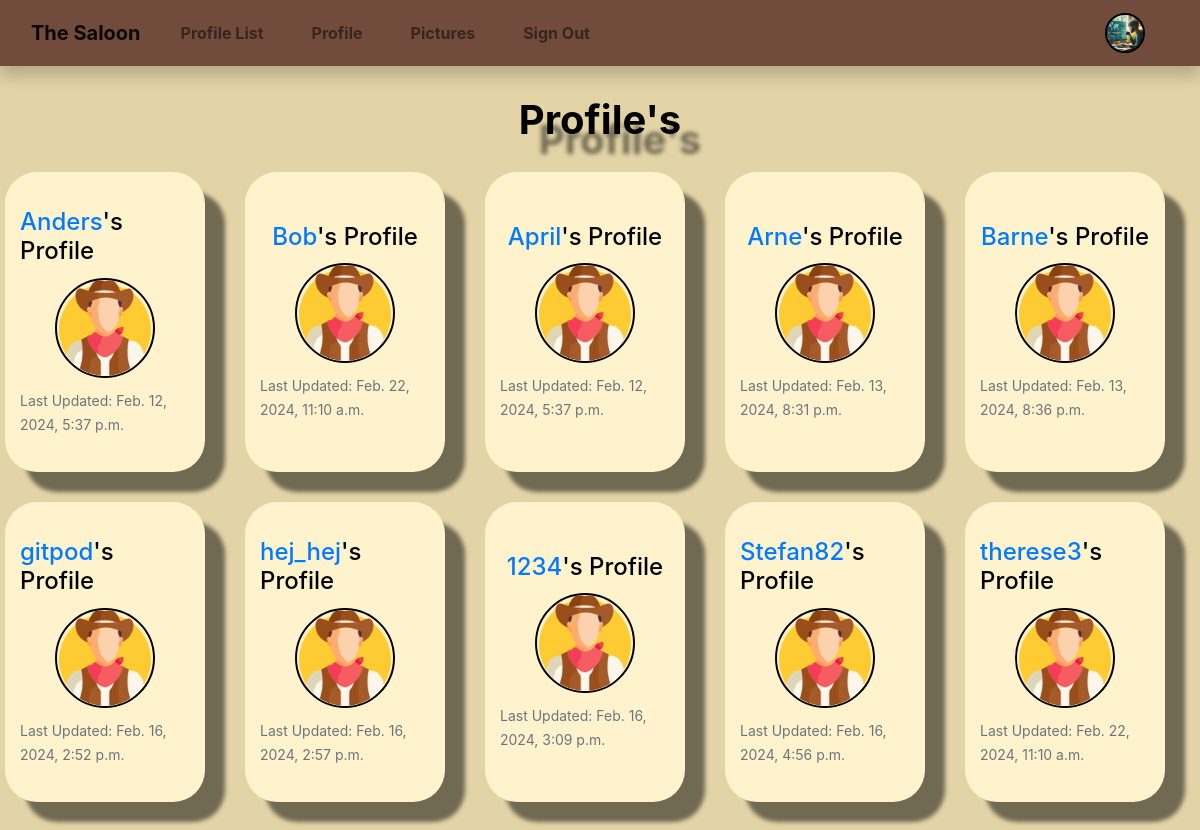
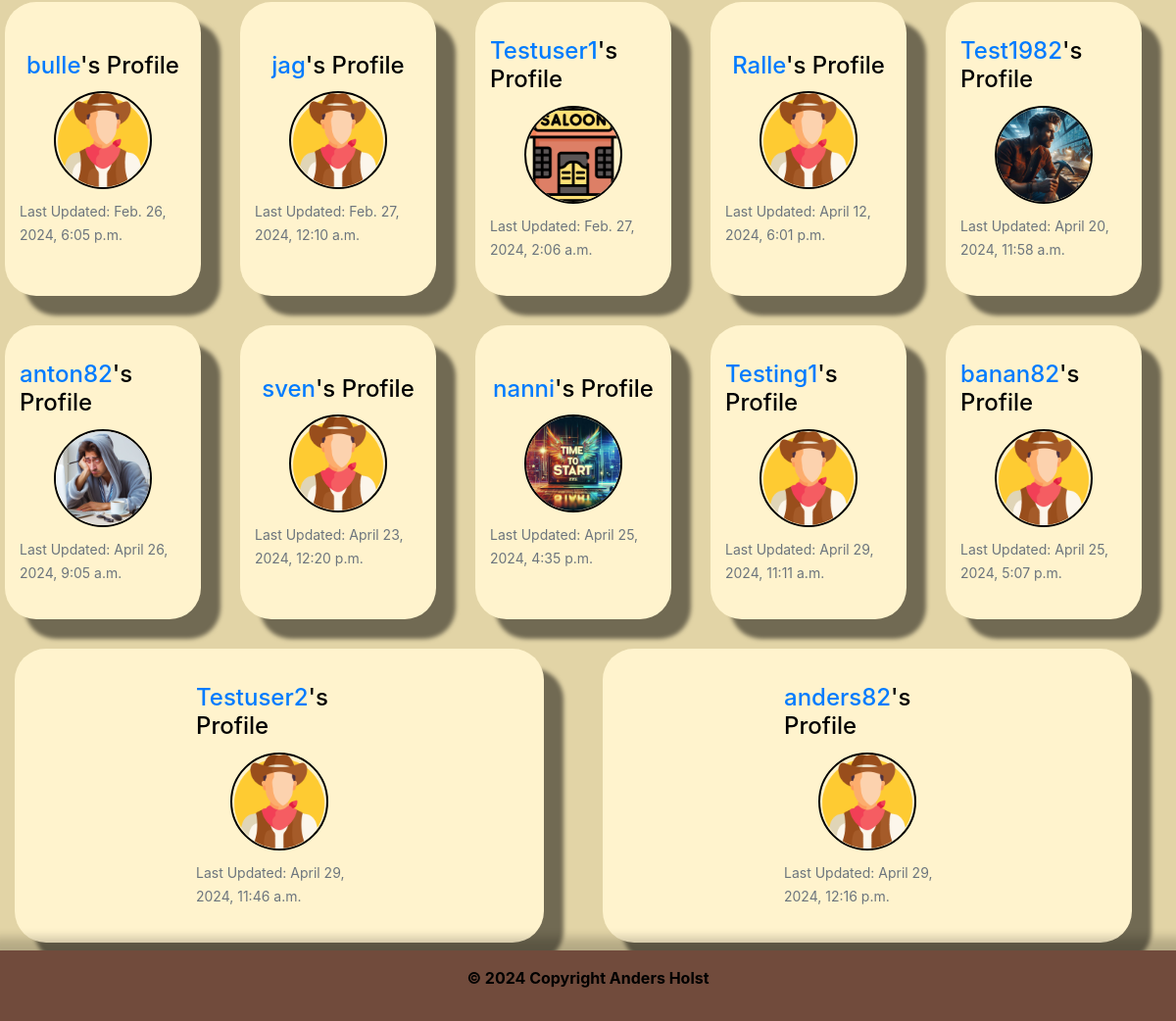
The app's page /profile_list/ (signed in) with its own data (2 pictures, top to bottom).
### the_saloon/models.py (models this page shows, shortened)
class Profile(models.Model):
    user = models.OneToOneField(User, on_delete=models.CASCADE)
    follows = models.ManyToManyField(
        "self", related_name="followed_by", symmetrical=False, blank=True)
    date_modified = models.DateTimeField(auto_now=True)
    profile_image = models.ImageField(
        upload_to="media/image", null=True, blank=True)
    profile_bio = models.CharField(null=True, blank=True, max_length=500)
    facebook_link = models.CharField(null=True, blank=True, max_length=100)
    instagram_link = models.CharField(null=True, blank=True, max_length=100)
    linkedin_link = models.CharField(null=True, blank=True, max_length=100)
    youtube_link = models.CharField(null=True, blank=True, max_length=100)
    x_link = models.CharField(null=True, blank=True, max_length=100)

### the_saloon/views.py (the view)
# urls.py: path('profile_list/', views.profile_list, name='profile_list'),
def profile_list(request):
    if request.user.is_authenticated:
        profiles = Profile.objects.exclude(user=request.user)
        return render(request, 'profile_list.html', {"profiles": profiles})
    else:
        messages.success(request, ("You must login to see this page..."))
        return redirect('home')

### the_saloon/templates/profile_list.html
{% extends 'base.html' %}
{% load static %}
{% block content %}
<h1 class="list">Profile's</h1>
{% if profiles %}
<div class="row container-fluid">
{% for profile in profiles %}
<div class="list-container col-12 col-sm-12 col-md-6 col-lg-3 d-flex justify-content-center align-items-center">
 <div class="cont">
    <div class="container list">
      <div class="list-card d-flex flex-column justify-content-center align-items-center">
        <h5 class="card-title"><a href="{% url 'profile' profile.user.id %}">
          {{ profile.user.username }}</a>'s Profile</h5>
          {% if profile.profile_image %}
          <a href="{% url 'profile' profile.user.id %}">
              <img class="list img rounded-circle" src="{{ profile.profile_image.url }}"
              alt="{{ profile.user.username}}">
          </a>
          {% else %}
          <a href="{% url 'profile' profile.user.id %}">
              <img class="list profile rounded-circle" src="{% static 'images/cowboy.png' %}"
              alt="profile_image">
          </a>
          {% endif %}
          <p class="list card-text"><small class="text-muted">
          Last Updated: {{ profile.date_modified }}</small></p>
      </div>
    </div>
 </div>
</div>
{% endfor %}
</div>
{% endif %}
{% endblock %}

### the_saloon/templates/base.html (shortened to what this page needs)
{% load static %}
<!DOCTYPE html>
<html lang="en">
<head>
  <link rel="stylesheet" href="https://cdn.jsdelivr.net/npm/bootstrap@4.6.2/dist/css/bootstrap.min.css"
>
  <link href="{% static 'css/style.css' %}" rel="stylesheet">
</head>
<body>
  {% include 'navbar.html' %}
  {% block content %}
  {% endblock %}
  {% include "footer.html" %}
 </body>
 </html>

### the_saloon/templates/navbar.html (shortened to what this page needs)
{% load static %}
<nav class="navbar navbar-expand-lg navbar-light navbar sticky-top">
  <div class="container-fluid">
    {% if user.is_authenticated %}
    <a class="navbar-brand" href="{% url 'home' %}">The Saloon</a>
    {% else %}
    <a class="navbar-brand" href="{% url 'login' %}">The Saloon</a>
    {% endif %}
    <div class="collapse navbar-collapse" id="navbarSupportedContent">
      <ul class="navbar-nav me-auto mb-2 mb-lg-0">
        {% if user.is_authenticated %}
        <li class="nav-item mx-3">
          <a class="nav-link" href="{% url 'profile_list' %}">Profile List</a>
        </li>
        <li class="nav-item mx-3">
          <a class="nav-link" href="{% url 'profile' request.user.id %}">Profile</a>
        </li>
        <li class="nav-item mx-3">
          <a class="nav-link" href="{% url 'upload_image' %}">Pictures</a>
        </li>
        <li class="nav-item mx-3">
          <a class="nav-link" href="{% url 'logout' %}">Sign Out</a>
        </li>
        {% else %}
        <li class="nav-item mx-3">
          <a class="nav-link" href="{% url 'register' %}">Sign Up</a>
        </li>
        {% endif %}
      </ul>
      {% if request.user.is_authenticated %}
        <ul class="navbar-nav ml-auto">
            <li class="nav-link navbar-brand">
                {% if user.profile.profile_image %}
                    <a href="{% url 'profile' request.user.id %}">
                        <img src="{{ user.profile.profile_image.url }}" class="rounded-circle" width="40" height="40" alt="profile_image">
                    </a>
                {% else %}
                    <a href="{% url 'profile' request.user.id %}">
                        <img src="{% static 'images/cowboy.png' %}" class="rounded-circle" width="40" height="40" alt="profile_image">
                    </a>
                {% endif %}
            </li>
        </ul>
      {% endif %}
    </div>
  </div>
</nav>

### the_saloon/templates/footer.html
  <footer class="footer">
    <div class="text-center p-3">
      <p class="text-black">©  2024 Copyright Anders Holst</p>
    </div>
  </footer>

### social/static/css/style.css (style rules this page uses)
* { color: #000000; }
body { background-color: #E2D4A6; margin-bottom: 80px; }
div.container { display: flex; }
a.navbar-brand { color: black; font-weight: bold; }
nav.navbar { width: 100%; box-sizing: border-box; background-color: #714B3C; box-shadow: 0 10px 15px 0 rgba(0,0,0,.2); font-weight: bold; color: #000000; }
.rounded-circle { border-radius: 50%; border: 2px solid #000; }
footer.footer { width: 100%; background-color: #714B3C; color:black; box-shadow: 0 -3px 10px 10px rgba(0, 0, 0, 0.2); position: fixed; bottom: 0; flex: 0 0 50px; font-weight: bold; }
.col-md-6 { display: flex; justify-content: center; align-items: center; height: 100%; }
.profile { border: 2px solid #000000; }
p.card-text { color: #000000; }
small.text-muted { margin-top: 20px; color: #000000; }
.row { display: flex; flex-wrap: wrap; }
h1.list { text-align: center; margin-top: 30px; color: black; font-weight: bold; filter: drop-shadow(20px 20px 2px rgba(0, 0, 0, 0.5)); padding-bottom: 20px; }
.row.container-fluid { display: flex; flex-wrap: wrap; justify-content: center; gap: 30px; filter: drop-shadow(20px 20px 2px rgba(0, 0, 0, 0.5)); align-items: flex-start; }
div.container.list { display: flex; justify-content: center; align-items: center; width: 200px; height: 300px; }
.cont { background-color: #FFF3CD; flex: 1; flex-grow: 1; display: flex; flex-direction: column; justify-content: center; align-items: center; height: 100%; border-radius: 2rem; }
.list-container { display: flex; justify-content: center; align-items: center; max-height: 100%; flex: 1; min-width: 200px; max-width: 100%; align-items: flex-start; }
.list-card { display: flex; flex-direction: column; align-items: center; justify-content: center; height: 100%; }
img.list { width: 100px; height: 100px; }
p.list { margin-top: 10px; }
.card-title { font-size: 24px; }

### records on screen
Profile: user.username "Anders", date_modified "Feb. 12, 2024, 5:37 p.m."
Profile: user.username "Bob", date_modified "Feb. 22, 2024, 11:10 a.m."
Profile: user.username "April", date_modified "Feb. 12, 2024, 5:37 p.m."
Profile: user.username "Arne", date_modified "Feb. 13, 2024, 8:31 p.m."
Profile: user.username "Barne", date_modified "Feb. 13, 2024, 8:36 p.m."
Profile: user.username "gitpod", date_modified "Feb. 16, 2024, 2:52 p.m."
Profile: user.username "hej_hej", date_modified "Feb. 16, 2024, 2:57 p.m."
Profile: user.username "1234", date_modified "Feb. 16, 2024, 3:09 p.m."
Profile: user.username "Stefan82", date_modified "Feb. 16, 2024, 4:56 p.m."
Profile: user.username "therese3", date_modified "Feb. 22, 2024, 11:10 a.m."
Profile: user.username "bulle", date_modified "Feb. 26, 2024, 6:05 p.m."
Profile: user.username "jag", date_modified "Feb. 27, 2024, 12:10 a.m."
Profile: user.username "Testuser1", profile_image (picture), date_modified "Feb. 27, 2024, 2:06 a.m."
Profile: user.username "Ralle", date_modified "April 12, 2024, 6:01 p.m."
Profile: user.username "Test1982", profile_image (picture), date_modified "April 20, 2024, 11:58 a.m."
Profile: user.username "anton82", profile_image (picture), date_modified "April 26, 2024, 9:05 a.m."
Profile: user.username "sven", date_modified "April 23, 2024, 12:20 p.m."
Profile: user.username "nanni", profile_image (picture), date_modified "April 25, 2024, 4:35 p.m."
Profile: user.username "Testing1", date_modified "April 29, 2024, 11:11 a.m."
Profile: user.username "banan82", date_modified "April 25, 2024, 5:07 p.m."
Profile: user.username "Testuser2", date_modified "April 29, 2024, 11:46 a.m."
Profile: user.username "anders82", date_modified "April 29, 2024, 12:16 p.m."
